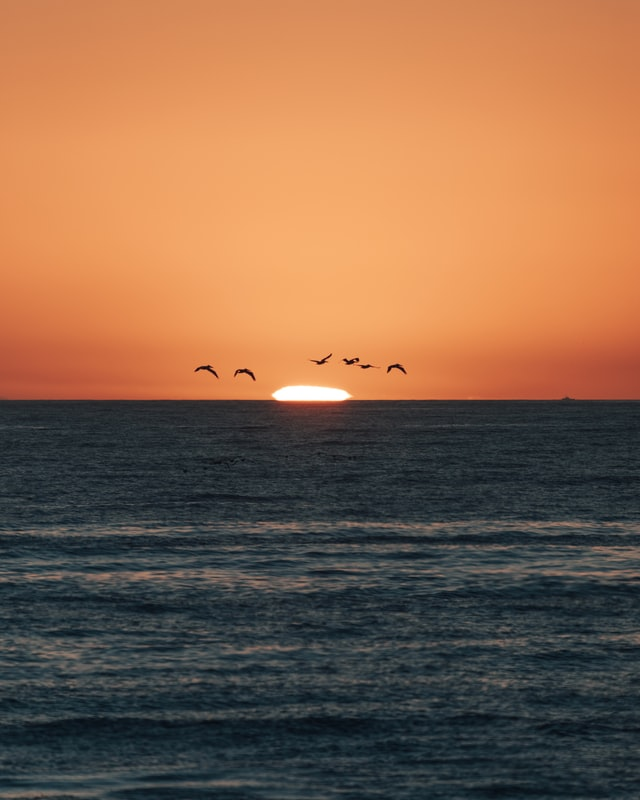
#> input picture images/original/original1.jpg, 640 x 800 px
$ jupyter execute threshold_segmentation.ipynb
#> lines starting #> are read from the running program, lines starting #| are printed output that depends on the picture; after the words box and inside, x2 and y2 are one past the last pixel; in counts of white or black regions, pixels touching at a corner belong together
[cell 1]
from PIL import Image
import matplotlib.pyplot as plt
import numpy as np

[cell 2]
img1 = Image.open('images/original/original1.jpg')
#> img1 is the input picture: PIL image 640x800 RGB; mean R, G, B 136.2, 99.9, 74.5
img2 = Image.open('images/original/original2.jpg')
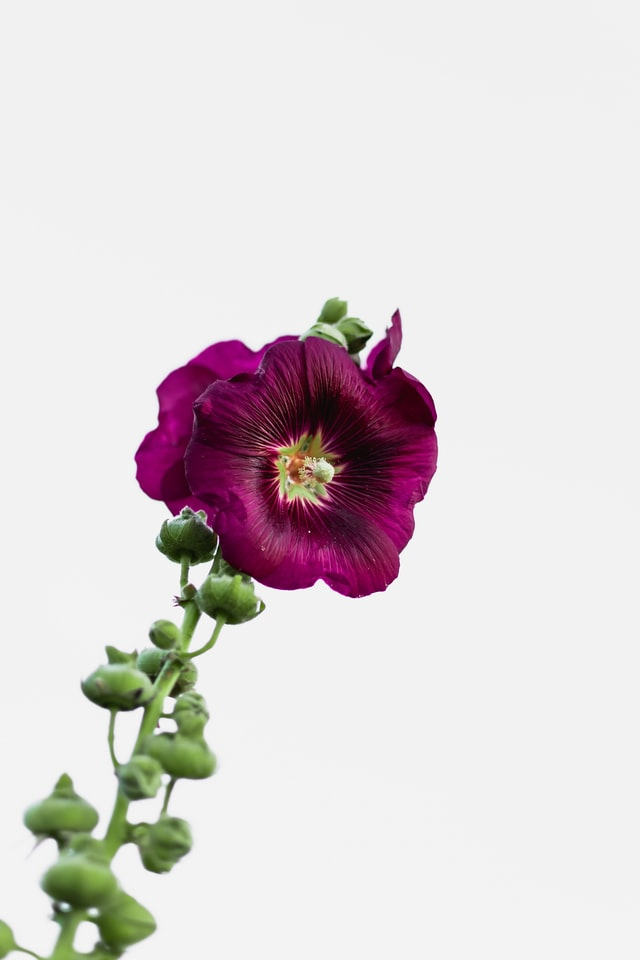
#> input picture images/original/original2.jpg, 640 x 960 px
#> img2 is the input picture: PIL image 640x960 RGB; mean R, G, B 220.2, 213.4, 214.5

[cell 3]
plt.imshow(img1)

[cell 4]
plt.imshow(img2)

[cell 5]
img1 = img1.convert('L')
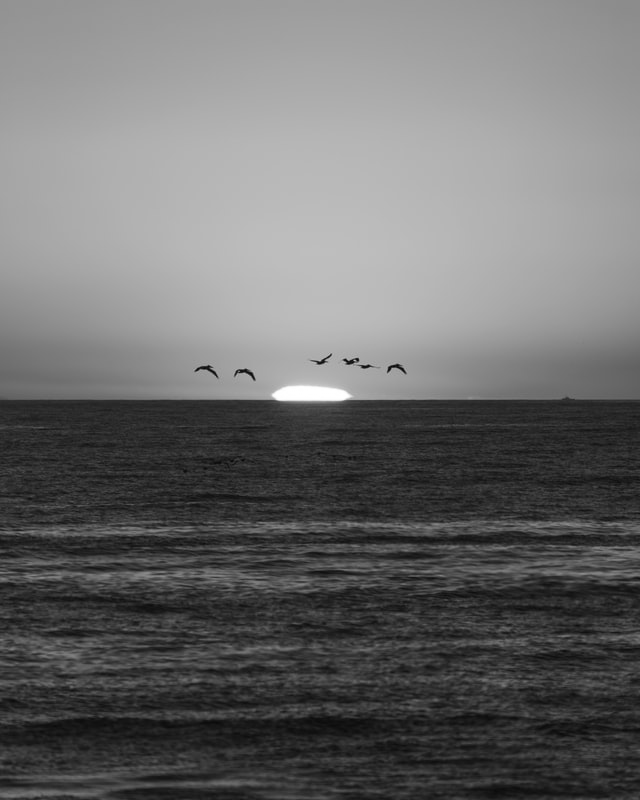
#> img1: PIL image 640x800 L; min 8, max 255, mean 107.8
img2 = img2.convert('L')
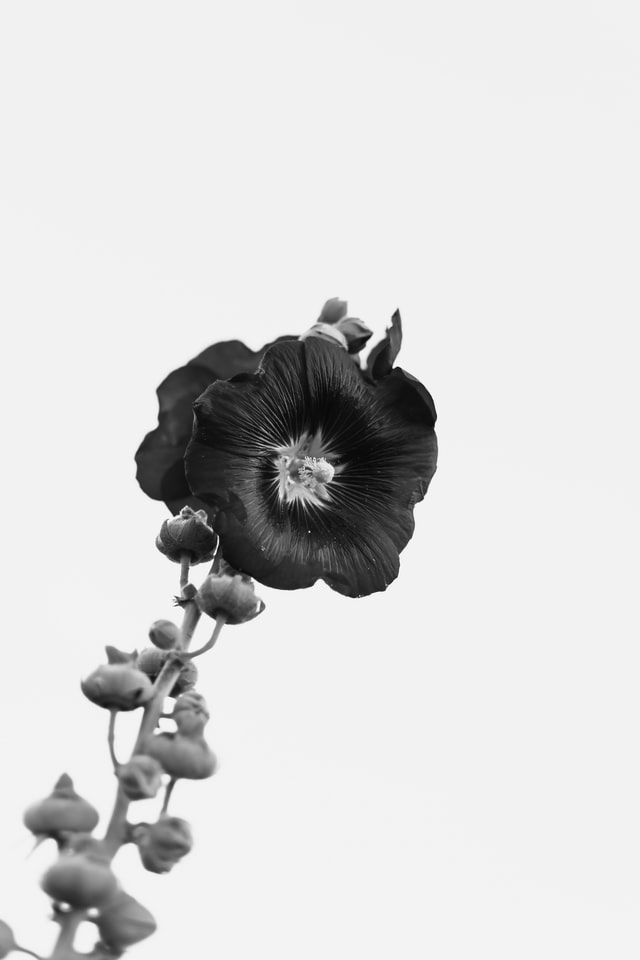
#> img2: PIL image 640x960 L; min 4, max 255, mean 215.6

[cell 6]
plt.imshow(img1,cmap='gray')

[cell 7]
plt.imshow(img2,cmap='gray')

[cell 8]
def threshold_segmentation(img):

    img = np.asarray(img)/255.
    threshold = np.mean(img)
#> threshold = 0.423

    for i in range(img.shape[0]):
        for j in range(img.shape[1]):
            pixel = img[i][j]
            if(pixel < threshold):
                img[i][j] = 0
            else:
                img[i][j] = 1
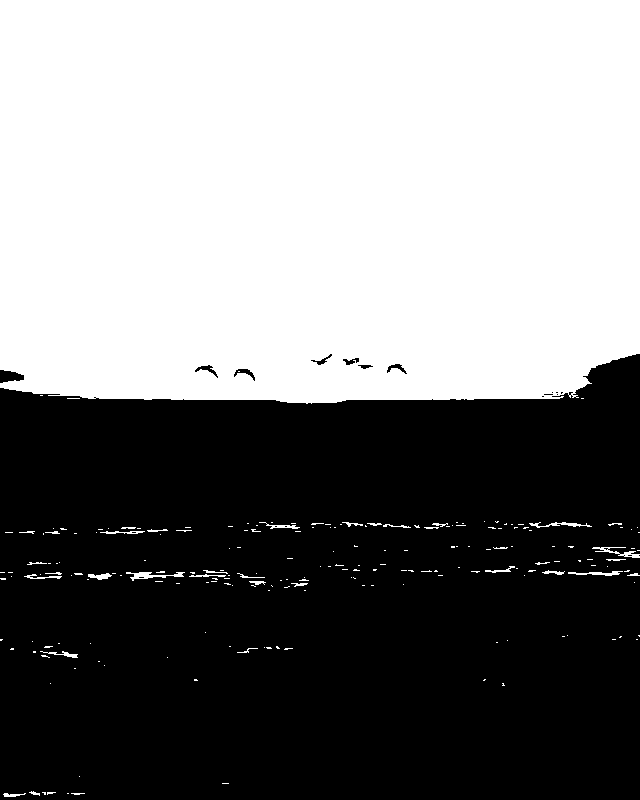
#> img: shape (800, 640) float64; values 0 (black) and 1 (white), 49.9% white; 205 white regions (168 under 20 px), largest, box (x1, y1, x2, y2) and area: (0, 0, 640, 404) 252541, (126, 572, 185, 581) 214, (592, 547, 640, 558) 178

    return img

[cell 9]
new_img1 = threshold_segmentation(img1)
plt.imshow(new_img1, cmap='gray')
plt.imsave('images/segmentation/threshold_segmentation1.jpg', new_img1, cmap='gray')

[cell 10]
new_img2 = threshold_segmentation(img2)
#> in threshold_segmentation (call 2), `threshold = np.mean(img)`: threshold = 0.845
#> after the loop in threshold_segmentation (call 2), `for i in range(img.shape[0]):`:
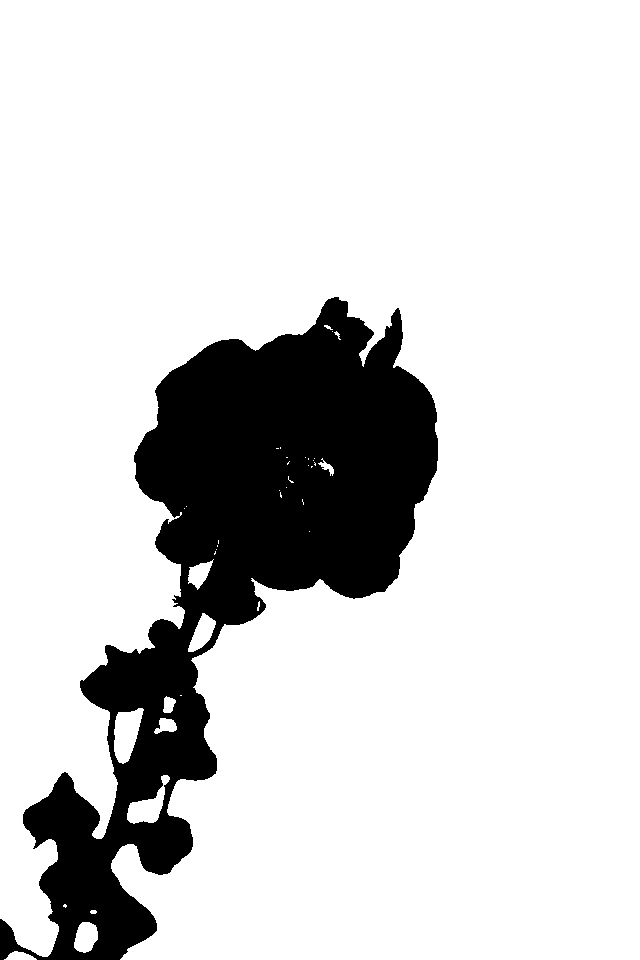
#> img: shape (960, 640) float64; values 0 (black) and 1 (white), 83.9% white; 1 black region, box (x1, y1, x2, y2) and area: (0, 297, 438, 960) 99047
plt.imshow(new_img2, cmap='gray')
plt.imsave('images/segmentation/threshold_segmentation2.jpg', new_img2, cmap='gray')
